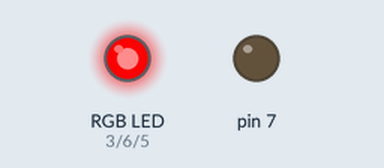
Bench run of a sketch on a simulated Arduino Uno, built with avr-gcc and run on an emulated ATmega328P. Shown: an RGB LED mixed from three pins (HIGH = lit), output pins drawn as LEDs (lit = HIGH).

Above: at 0.05 s.
At 1.75 s:
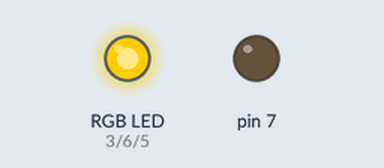
At 2.6 s:
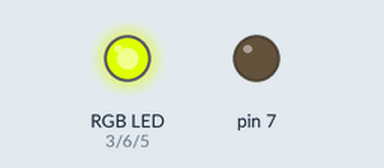
At 3.5 s:
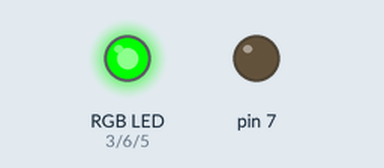
At 5.2 s:
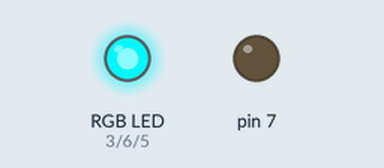
At 6.95 s:
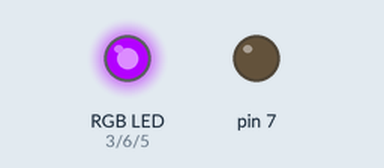
Timing chart, 0 to 9.1 s (numbered marks = the images above):
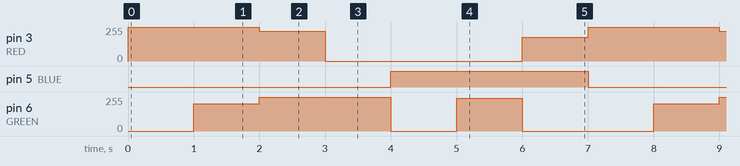

The sketch:

4_rgb_rainbow.ino
```cpp
/*
Morse code sheet: https://drive.google.com/file/d/1liBuEK5mu3E04ymCv_On7b9cEDAkBJO1/view

Challenges:
1) Make police car light pattern
2) Red Blink, Green Blink, Blue Blink
3) Colors of the rainbow (ROYGBIV)

Color guide: https://www.rapidtables.com/web/color/RGB_Color.html
*/

#define RED 3
#define BLUE 5
#define GREEN 6

void setup() {

  pinMode(RED,OUTPUT); //- RED
  pinMode(BLUE,OUTPUT); //- BLUE
  pinMode(GREEN,OUTPUT); //- GREEN
  pinMode(7,OUTPUT);
}

void dot() {
  digitalWrite(7,HIGH);
  delay(100);
  digitalWrite(7,LOW);
  delay(100);
}

void dash() {
  digitalWrite(7,HIGH);
  delay(300);
  digitalWrite(7,LOW);
  delay(100);
}

void rgbOff() {
  analogWrite(RED,0);
  analogWrite(BLUE,0);
  analogWrite(GREEN,0);
}


void rgbRed() {
  analogWrite(RED,255);
  analogWrite(BLUE,0);
  analogWrite(GREEN,0);
}

void rgbBlue() {
  analogWrite(RED,0);
  analogWrite(BLUE,255);
  analogWrite(GREEN,0);
}

void rgbGreen() {
  analogWrite(RED,0);
  analogWrite(BLUE,0);
  analogWrite(GREEN,255);
}

void rgbOrange() {
  analogWrite(RED,255);
  analogWrite(GREEN,205);
  analogWrite(BLUE,0);
}

void rgbYellow() {
  analogWrite(RED,222);
  analogWrite(GREEN,255);
  analogWrite(BLUE,0);
}

void rgbIndigo() {
  analogWrite(RED,0);
  analogWrite(GREEN,247);
  analogWrite(BLUE,255);
}

void rgbViolet() {
  analogWrite(RED,179);
  analogWrite(GREEN,0);
  analogWrite(BLUE,255);
}

void loop() {

  rgbRed();
  delay(1000);
  rgbOff();

  rgbOrange();
  delay(1000);
  rgbOff();

  rgbYellow();
  delay(1000);
  rgbOff();

  rgbGreen();
  delay(1000);
  rgbOff();

  rgbBlue();
  delay(1000);
  rgbOff();

  rgbIndigo();
  delay(1000);
  rgbOff();

  rgbViolet();
  delay(1000);
  rgbOff();

}
```

Measured:
- by itself, pin 3 (RED): repeats every 7.0 s: 222/255 1.0 s, 0/255 3.0 s, 179/255 1.0 s, 255/255 2.0 s
- by itself, pin 5 (BLUE): alternates HIGH for 3.0 s and LOW for 4.0 s
- by itself, pin 6 (GREEN): repeats every 7.0 s: 255/255 2.0 s, 0/255 1.0 s, 247/255 1.0 s, 0/255 2.0 s, 205/255 1.0 s
